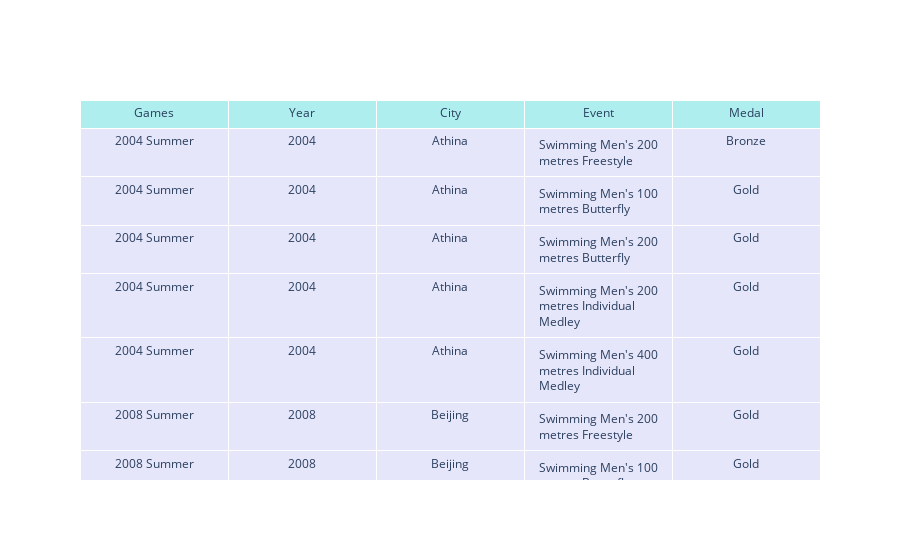

Source (notebook cell):
### Markdown cell above
# GOAT athlete

### Code cell
import plotly.graph_objects as go

goat = data[data["Name"] == "Michael Fred Phelps, II"]
goat = goat.filter(['Games', 'Year', 'City', 'Event', 'Medal'])
# goat = goat.groupby(['City', 'Event']).agg({'Medal':'nunique'}).reset_index()
fig = go.Figure(
    data=[go.Table(
        header=dict(
            values=list(goat.columns), fill_color="paleturquoise", align="center"
        ),
        cells=dict(
            values=[goat.Games, goat.Year, goat.City, goat.Event, goat.Medal],
            fill_color="lavender",
            align="center",
        ),
    )
])
fig.show()

### Figure 1 — Plotly figure (JSON) as saved in the notebook; plotly's stock layout.template omitted (floating-point values rounded to 4 significant figures)
{"data": [{"cells": {"align": "center", "fill": {"color": "lavender"}, "values": [["2004 Summer", "2004 Summer", "2004 Summer", "2004 Summer", "2004 Summer", "2008 Summer", "2008 Summer", "2008 Summer", "2008 Summer", "2008 Summer", "2012 Summer", "2012 Summer", "2012 Summer", "2016 Summer", "2016 Summer", "2016 Summer"], [2004, 2004, 2004, 2004, 2004, 2008, 2008, 2008, 2008, 2008, 2012, 2012, 2012, 2016, 2016, 2016], ["Athina", "Athina", "Athina", "Athina", "Athina", "Beijing", "Beijing", "Beijing", "Beijing", "Beijing", "London", "London", "London", "Rio de Janeiro", "Rio de Janeiro", "Rio de Janeiro"], ["Swimming Men's 200 metres Freestyle", "Swimming Men's 100 metres Butterfly", "Swimming Men's 200 metres Butterfly", "Swimming Men's 200 metres Individual Medley", "Swimming Men's 400 metres Individual Medley", "Swimming Men's 200 metres Freestyle", "Swimming Men's 100 metres Butterfly", "Swimming Men's 200 metres Butterfly", "Swimming Men's 200 metres Individual Medley", "Swimming Men's 400 metres Individual Medley", "Swimming Men's 100 metres Butterfly", "Swimming Men's 200 metres Butterfly", "Swimming Men's 200 metres Individual Medley", "Swimming Men's 100 metres Butterfly", "Swimming Men's 200 metres Butterfly", "Swimming Men's 200 metres Individual Medley"], ["Bronze", "Gold", "Gold", "Gold", "Gold", "Gold", "Gold", "Gold", "Gold", "Gold", "Gold", "Silver", "Gold", "Silver", "Gold", "Gold"]]}, "header": {"align": "center", "fill": {"color": "paleturquoise"}, "values": ["Games", "Year", "City", "Event", "Medal"]}, "type": "table"}], "layout": {}}
